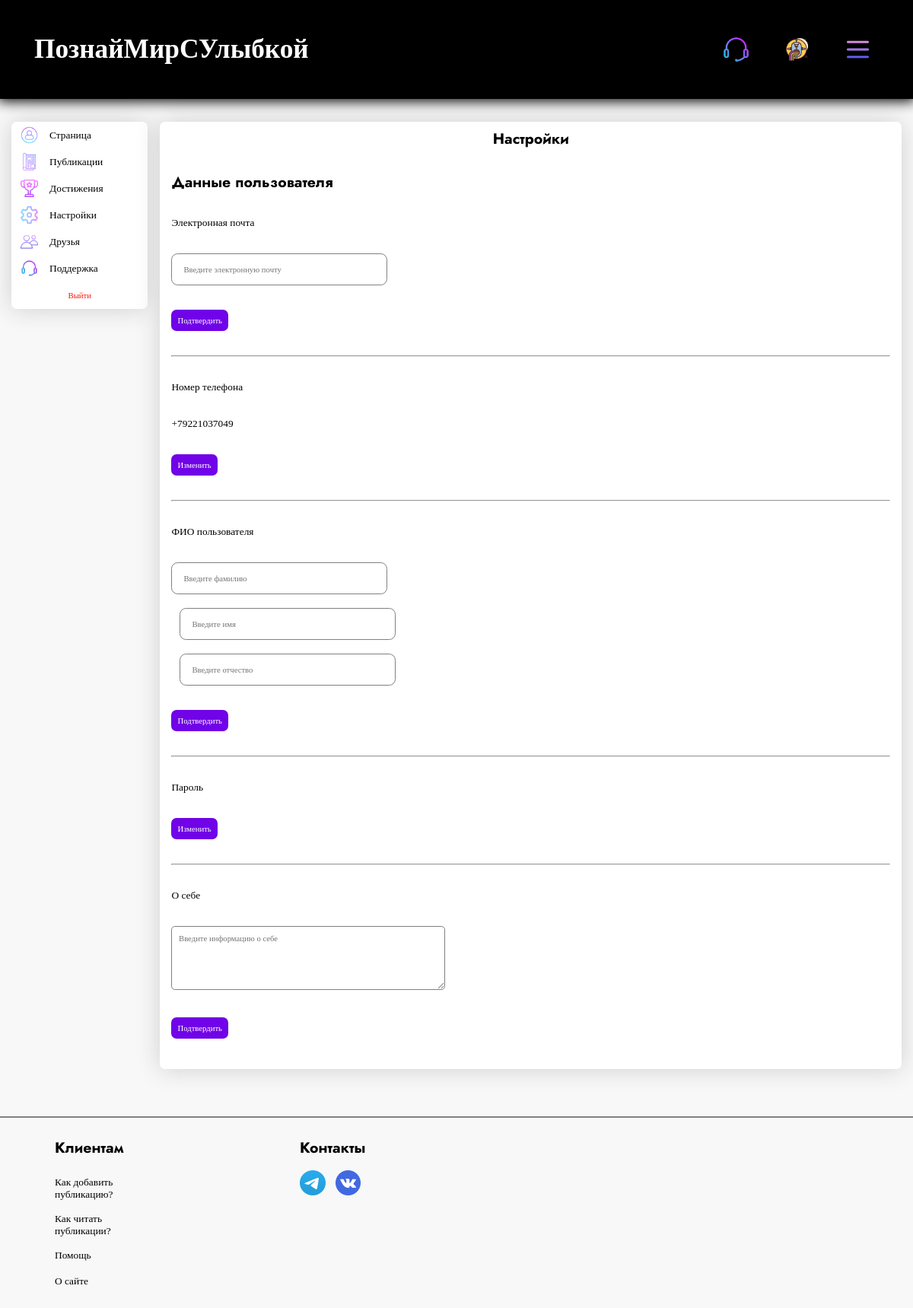
Page /profile/alex/settings (signed in) on the committed database.
### tables this page shows
CREATE TABLE menu_logged (
            text VARCHAR(80) NOT NULL,
            url VARCHAR(80) NOT NULL,
            img_url VARCHAR(80) NOT NULL,
            class VARCHAR(80) NOT NULL
            );

CREATE TABLE menu_profile (
                text VARCHAR(80) NOT NULL,
                url VARCHAR(80) NOT NULL,
                img_url VARCHAR(80) NOT NULL,
                class VARCHAR(80) NOT NULL
                );

CREATE TABLE users (
                        id INTEGER PRIMARY KEY,
                        name VARCHAR(20) NOT NULL,
                        password VARCHAR(30) NOT NULL,
                        avatar VARCHAR(80) NOT NULL,
                        add_info VARCHAR(120) NOT NULL,
                        type_info VARCHAR(30) NOT NULL,
                        email VARCHAR(100),
                        number VARCHAR(13),
                        date DATETIME NOT NULL,
                        first_name VARCHAR(50),
                        surname VARCHAR(60),
                        last_name VARCHAR(60),
                        about_me TEXT,
                        coins TINYINT DEFAULT 0
                        );

### app.py (the view)
@app.route('/profile/<name>/settings', methods=['POST', 'GET'])
@login_required
def settings(name):
    return render_template('profile_settings.html',
                           links_header=db.get_info_menu_right(current_user),
                           title=f'Настройки',
                           menu=db.profile_menu(),
                           links_header_text=db.get_info_menu_left(),
                           form_exit=ExitForm(),
                           info=db.find_user(current_user.get_name()),
                           form_email=ChangeEmailForm(),
                           form_number=ChangeNumberForm(),
                           form_fio=ChangeFioForm(),
                           form_about_me=ChangeAboutMeForm(),
                           none=None,
                           bool=bool,
                           session=session)

### forms.py
class ExitForm(FlaskForm):
    submit1 = SubmitField('Выйти')

class ChangeEmailForm(Submit):
    email = StringField(validators=[Email(), DataRequired()])

### app.py (called while the page is built)
@login_manager.user_loader
def load_user(user_id):
    return UserLogin().add_info_user(user_id, db)

### database.py (called while the page is built)
    def get_info_menu_right(self, current_user):
        if current_user.is_authenticated:
            self.cursor.execute('SELECT * FROM menu_logged')
            res = self.cursor.fetchall()
            return res
        self.cursor.execute('SELECT * FROM menu')
        res = self.cursor.fetchall()
        return res

    def get_info_menu_left(self):
        self.cursor.execute('SELECT * FROM menu_text')
        res = self.cursor.fetchall()
        return res

    def profile_menu(self):
        self.cursor.execute('SELECT * FROM menu_profile')
        return self.cursor.fetchall()

    def find_user(self, name):
        self.cursor.execute(f"""SELECT *
                                FROM users
                                WHERE name = '{name}'
                                """)
        return self.cursor.fetchone()

    def get_info_user(self, user_id):
        self.cursor.execute(f"""SELECT *
                                FROM users
                                WHERE id = {user_id}""")
        return self.cursor.fetchone()

### user_login.py (called while the page is built)
    def add_info_user(self, user_id, db):
        self.__user = db.get_info_user(user_id)
        return self

    def get_name(self):
        return str(self.__user['name'])

### templates/profile_settings.html (shortened to what this page needs)
{% extends 'profile.html' %}
{% block window %}
  <h3 align = 'center' style = 'margin-bottom: 1.5em;'> Настройки </h3>
  <h3> Данные пользователя </h3>
   <div class = 'email_user'>
     <div class = 'block1_settings'>
      <p> Электронная почта </p>
    </div>
    {% if info['email'] %}
      <div class = 'without_form_settings email_form'>
        <div class = 'block2_settings'>
          <p class = 'info_settings_text'> {{info['email']}} </p>
        </div>
        <div class = 'flash_settings_div'>
          <p></p>
        </div>
        <div class = 'block3_settings'>
          <input type = 'button' value = 'Изменить'  class = 'change_info_btn hover_submit' id = 'submit_filter' onclick = 'open_menu_form("email_form")'>
        </div>
      </div>
      <form action = '/add_email' method = 'post' class = 'change_info_form email_form' style = 'display: none;'>
    {% else %}
      <form action = '/add_email' method = 'post' class = 'change_info_form email_form'>
    {% endif %}
        <div class = 'block2_settings'>
          {{form_email.email(placeholder = 'Введите электронную почту', class = 'email input_field', value = '' if info['email'] is none else info['email'],
          style = 'margin: 0')}}
        </div>
        <div class = 'block3_settings'>
          {{form_email.submit(id = 'submit_filter', class = 'hover_submit')}}
        </div>
      </form>
  </div>
  <hr>
  <div class = 'number_user'>
    <div class = 'block1_settings'>
      <p> Номер телефона </p>
    </div>
    {% if info['number'] %}
      <div class = 'without_form_settings number_form'>
        <div class = 'block2_settings'>
          <p class = 'info_settings_text'> {{info['number']}} </p>
        </div>
        <div class = 'block3_settings'>
          <input type = 'button' value = 'Изменить' class = 'change_info_btn submit_filter hover_submit' id = 'submit_filter' onclick = 'open_menu_form("number_form")'>
        </div>
      </div>
    {% else %}
      <form action = '/add_number' method = 'post' class = 'change_info_form number_form'>
    {% endif %}
  </div>
  <hr>
  <div class = 'fio_user'>
    <div class = 'block1_settings'>
      <p> ФИО пользователя </p>
    </div>
    {% if info['first_name'] %}
      <div class = 'without_form_settings fio_form'>
        <div class = 'block2_settings'>
          <p class = 'info_settings_text'> {{info['surname']}} {{info['first_name']}} {{info['last_name']}} </p>
        </div>
        <div class = 'flash_settings_div'>
          <p></p>
        </div>
        <div class = 'block3_settings'>
          <input type = 'button' value = 'Изменить'  class = 'change_info_btn submit_filter hover_submit' id = 'submit_filter' onclick = 'open_menu_form("fio_form")'>
        </div>
      </div>
      <form action = '/add_fio' method = 'post' class = 'change_info_form fio_form' style = 'display: none;'>
    {% else %}
      <form action = '/add_fio' method = 'post' class = 'change_info_form fio_form'>
    {% endif %}
        <div class = 'block2_settings fio_inputs_settings'>
          {{form_fio.sur(placeholder = 'Введите фамилию', class = 'fio input_field', value = '' if info['surname'] is none else info['surname'],
          style = 'margin: 0')}}
          {{form_fio.first(placeholder = 'Введите имя', class = 'fio input_field margin_fio', value = '' if info['first_name'] is none else info['first_name'])}}
          {{form_fio.last(placeholder = 'Введите отчество', class = 'fio input_field margin_fio', value = '' if info['last_name'] is none else info['last_name'])}}
        </div>
        <div class = 'block3_settings'>
          {{form_fio.submit(id = 'submit_filter', class = 'hover_submit')}}
        </div>
      </form>
  </div>
  <hr>
  <div class = 'password_user'>
    <div class = 'block1_settings'>
      <p> Пароль </p>
    </div>
    <div class = 'block3_settings'>
      <a href = 'change_password1'>
        <input type = 'button' value = 'Изменить'  class = 'hover_submit' id = 'submit_filter'>
      </a>
    </div>
  </div>
  <hr>
  <div class = 'about_me_user'>
    <div class = 'block1_settings'>
      <p> О себе </p>
    </div>
    {% if info['about_me'] %}
      <div class = 'without_form_settings about_me_form'>
        <div class = 'block2_settings'>
          <p class = 'info_settings_text'> {{info['about_me']}} </p>
        </div>
        <div class = 'flash_settings_div'>
          <p></p>
        </div>
        <div class = 'block3_settings'>
          <input type = 'button' value = 'Изменить'  class = 'change_info_btn submit_filter hover_submit' id = 'submit_filter' onclick = 'open_menu_form("about_me_form")'>
        </div>
      </div>
      <form action = '/add_about_me' method = 'post' class = 'change_info_form about_me_form' style = 'display: none;'>
    {% else %}
      <form action = '/add_about_me' method = 'post' class = 'change_info_form about_me_form'>
    {% endif %}
        <div class = 'block2_settings'>
          {{form_about_me.about_me(placeholder = 'Введите информацию о себе', class = 'about_me input_field')}}
        </div>
        <div class = 'block3_settings'>
          {{form_about_me.submit(id = 'submit_filter', class = 'hover_submit')}}
        </div>
      </form>
  </div>
{% endblock %}

### templates/profile.html (shortened to what this page needs)
{% extends 'index.html' %}
{% block content %}
  <div class = 'profile_main_div'>
    <div class = 'menu_profile_div'>
      <form class = 'menu_profile_form' method = 'post' action = '/logout'>
        {% for link in menu %}
          {% if link['class'] != 'exit_link' %}
          <a href = '{{link["url"]}}' class = '{{link["class"]}} link_profile border_bottom'>
            <img src = '{{link["img_url"]}}' class = 'img_profile_link'>
            <p class = 'text_link_profile'> {{link['text']}} </p>
          </a>
          {% else %}
            <div class = 'exit_link_btn'>
              {{form_exit.submit1(class =  'exit_link link_profile')}}
            </div>
          {% endif %}
        {% endfor %}
      </form>
      <div class = 'empty_div'>
      </div>
    </div>
    <div class = 'window_profile_div'>
        {% block window %}{% endblock %}
    </div>
  </div>
{% endblock %}

### templates/index.html (shortened to what this page needs)
<!DOCTYPE html>
<html lang="en">
<head>
    <link rel = 'stylesheet' href = '{{url_for("static", filename="css/style.css")}}'>
</head>
{% block body %}
<body style = 'background: #f8f8f8'>
  <div class = 'dark_screen'>
{% endblock %}
    <div class = 'header'>
        {% if current_user.is_authenticated %}
        <a href = '/profile/{{current_user.get_name()}}'>
        {% else %}
        <a href = '/'>
        {% endif %}
          <h1> ПознайМирСУлыбкой </h1>
        </a>
        {% block links_header %}
            {% for link in links_header %}
            <a class = 'block_link_header {{link["class"]}}' href = '{{link["url"]}}'>
                <img src = '{{link["img_url"]}}' class = 'img_link_header'>
            </a>
            {% endfor %}
        {% endblock %}
        <div class = 'menu_links_header_div'>
          <button class = 'menu_links_header_btn' onclick = 'open_menu_links_header()'>
            <img src = '{{url_for("static", filename="images/menu_iconic.png")}}' class = 'menu_links_header_img'>
          </button>
        </div>
    </div>
    {% block content %}{% endblock %}
    {% block footer %}
    <footer>
      <div class = 'content_footer'>
        <div class = 'clients_div'>
          <h3 style = 'margin-left: 8px'> Клиентам </h3>
          <div class = 'links_clients_div'>
            <div class = 'footer_link_div'>
              <button class = 'footer_help_btn'>
                <p style = 'word-break: break-word; text-align: left'> Как добавить публикацию? </p>
              </button>
            </div>
            <div class = 'footer_link_div'>
              <button class = 'footer_help_btn'>
                <p style = 'word-break: break-word; text-align: left'> Как читать публикации? </p>
              </button>
            </div>
            <div class = 'footer_link_div'>
              <a href = '/support' class = 'footer_link'>
                <p style = 'word-break: break-word; text-align: left'> Помощь </p>
              </a>
            </div>
            <div class = 'footer_link_div'>
              <button class = 'footer_help_btn'>
                <p style = 'word-break: break-word; text-align: left'> О сайте </p>
              </button>
            </div>
          </div>
        </div>
        <div class = 'connect_div'>
          <h3> Контакты </h3>
          <div class = 'iconic_div_footer'>
            <a href = 'https://t.me/rayson0_0' class = 'iconic_footer_a'>
              <img src = '{{url_for("static", filename="images/iconic/telegram.png")}}' class = 'iconic_img_footer'>
            </a>
            <a href = 'https://vk.com/id818581144' class = 'iconic_footer_a' style = 'margin-left: 1em'>
              <img src = '{{url_for("static", filename="images/iconic/vk.png")}}' class = 'iconic_img_footer'>
            </a>
          </div>
        </div>
      </div>
    </footer>
    {% endblock %}
  </div>
</body>
</html>

### rows in the picture
menu_logged: img_url (picture)
menu_logged: img_url (picture)
menu_profile: img_url (placeholder picture), text "Страница"
menu_profile: img_url (picture), text "Публикации"
menu_profile: img_url (picture), text "Достижения"
menu_profile: img_url (picture), text "Настройки"
menu_profile: img_url (picture), text "Друзья"
menu_profile: img_url (picture), text "Поддержка"
users: number "+79221037049"
